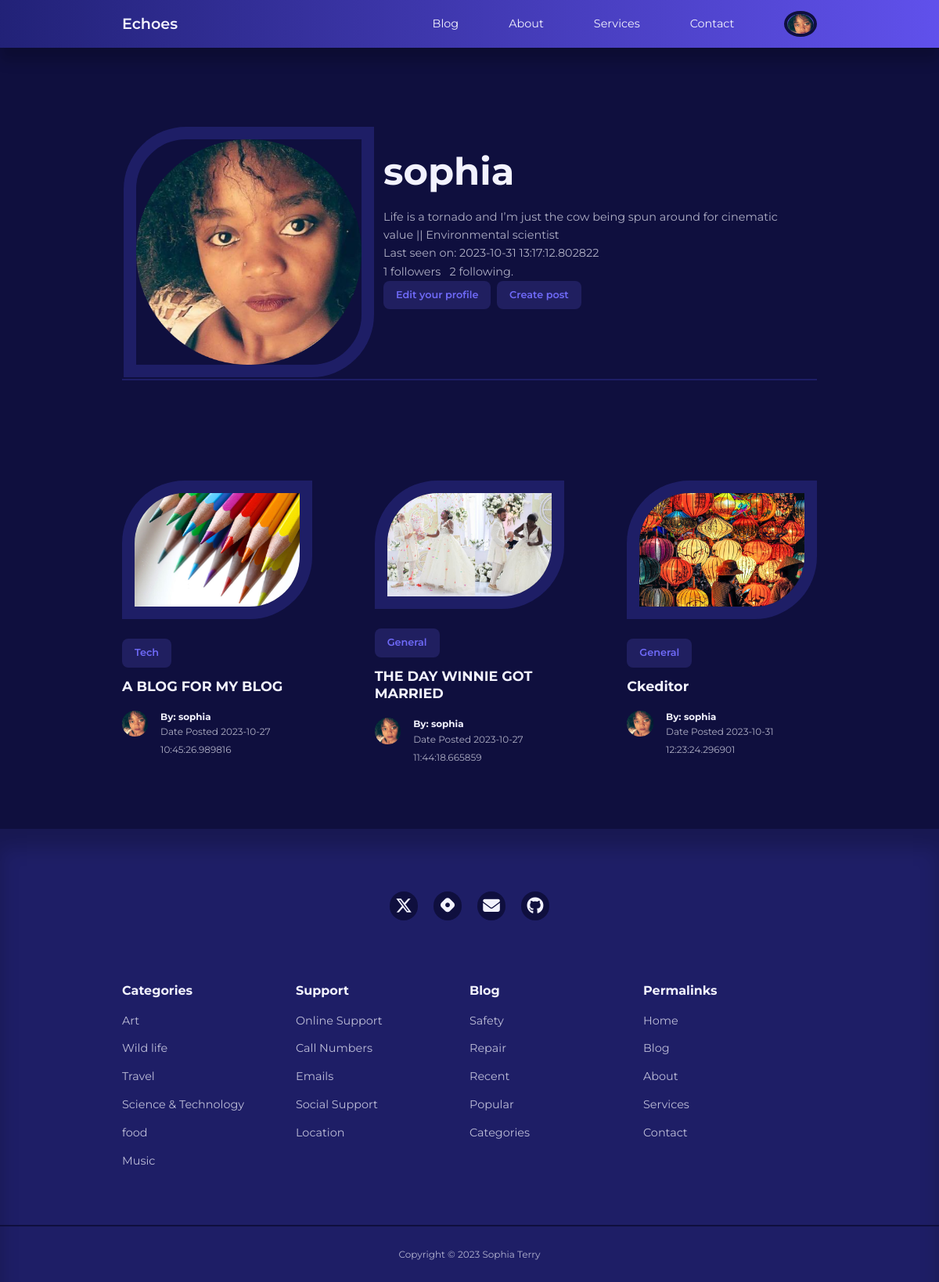
The page /user/sophia (signed in) on the database as committed earlier.
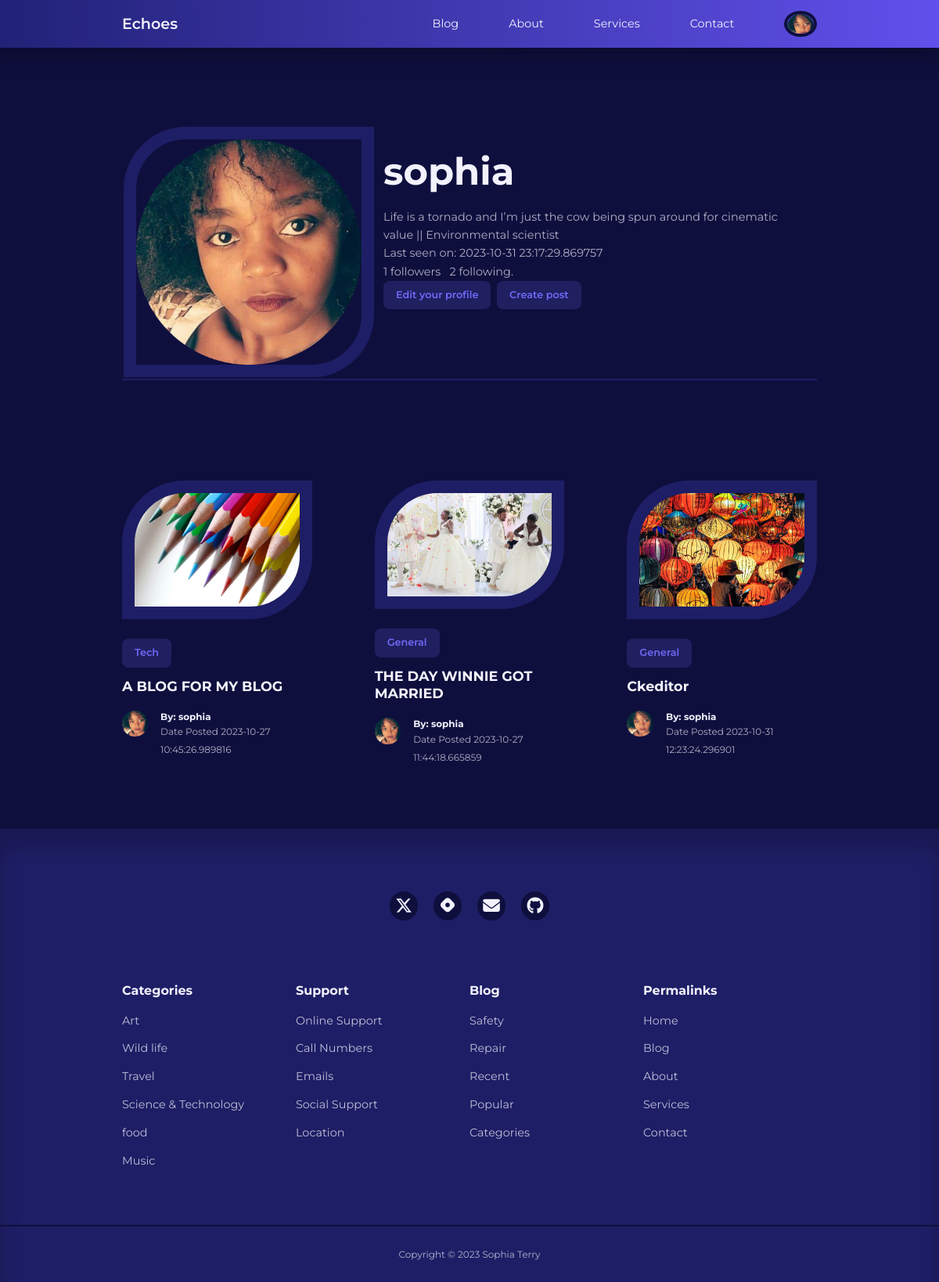
The same page on the database as committed later.
### app/models.py (models this page shows, shortened)
class User(UserMixin, db.Model):
    id = db.Column(db.Integer, primary_key=True)
    username = db.Column(db.String(100), index=True, unique=True)
    email = db.Column(db.String(120), index=True, unique=True)
    password_hash = db.Column(db.String(128))
    role = db.Column(db.String(3))
    picture = db.Column(db.String(120), nullable=True)
    posts = db.relationship('Post', backref='author', lazy='dynamic')
    about_me = db.Column(db.String(140))
    last_seen = db.Column(db.DateTime, default=datetime.utcnow)
    followed = db.relationship(
        'User', secondary=followers,
        primaryjoin=(followers.c.follower_id == id),
        secondaryjoin=(followers.c.followed_id == id),
        backref=db.backref('followers', lazy='dynamic'), lazy='dynamic'
    )

class Post(db.Model):
    id = db.Column(db.Integer, primary_key=True)
    title = db.Column(db.String(120))
    content = db.Column(db.Text)
    image = db.Column(db.String(120), nullable=True)
    timestamp = db.Column(db.DateTime, index=True, default=datetime.utcnow)
    user_id = db.Column(db.Integer, db.ForeignKey('user.id', name='fk_user_id'))
    category_id = db.Column(db.Integer, db.ForeignKey('category.id', name='fk_category_id'))
    category = db.relationship('Category', backref=db.backref('posts', lazy=True))

class Category(db.Model):
    id = db.Column(db.Integer, primary_key=True)
    name = db.Column(db.String(20), unique=True, nullable=False)

### app/routes.py (the view)
@app.route('/user/<username>') #user
@login_required
def profile(username):
    user = User.query.filter_by(username=username).first_or_404()
    posts = user.posts
    authors = [post.author for post in posts]
    form = EmptyForm() # followers
    return render_template('profile.html', user=user, posts=posts, authors=authors,
                            form=form)

### app/models.py (called while the page is built)
@login.user_loader
def load_user(id):
    return User.query.get(int(id))

### app/routes.py (called while the page is built)
@app.before_request
def before_request():
    if current_user.is_authenticated:
        current_user.last_seen = datetime.utcnow()
        db.session.commit()

### app/templates/profile.html (shortened to what this page needs)
{% extends "base.html" %}
{% block content %}
<div class="container profile__container">
    <table>
        <tr valign="top">
            <td>
                {% if current_user.picture %}
                <img class="display__pic" src="{{ url_for('static', filename='images/' + current_user.picture) }}">
                {% else %}
                <img src="{{ url_for('static', filename='/images/default_profile_pc.png') }}" alt="Default Image">
                {% endif %}
            </td>
            <td class="user__table">
                <h1>{{ user.username }}</h1>
                {% if user.about_me %}<p>{{ user.about_me }}</p>{% endif %}
                {% if user.last_seen %}<p>Last seen on: {{ user.last_seen }}</p>{% endif %}
                <p>{{ user.followers.count() }} followers &nbsp; {{ user.followed.count() }} following.</p>
                {% if user == current_user %}
                <p>
                    <a class="link__button" href="{{ url_for('edit_profile') }}">Edit your profile</a>&nbsp;
                     <a class="link__button" href="{{ url_for('add_post') }}">Create post </a>
                </p>
              {% endif %}
            </td>
        </tr>
    </table>
    </div>
 <div>
<section class="posts">
    <div class="container posts__container">
         {% for post in posts %}
        <article class="post">
            <div class="post__thumbnail">
                {% if post.image %}
                <img src="{{ url_for('static', filename='images/' + post.image) }}" alt="Post Image">
                {% else %}
                <img src="{{ url_for('static', filename='/images/blog18.jpg') }}" alt="Default Image">
                {% endif %}
            </div>
            <div class="post__info">
             <a href="{{ url_for('category', category_name=post.category.name) }}" class="category__button">{{ post.category.name}}</a>
                    <h3 class="post__title"><a href="{{ url_for('single_post', post_id=post.id) }}">{{ post.title }}</a></h3>
                    <div class="post__author">
                        <div class="post__author-avator">
                            {% set author = authors[loop.index0] %}
                            {% if current_user.is_authenticated %}
                            <img src="{{ url_for('static', filename='images/' + author.picture) }}" alt="avatar">
                            {% else %}
                            <img src="{{ url_for('static', filename='/images/default_profile_pc.png') }}" alt="Default Image">
                            {% endif %}
                        </div>
                        <div class="post__author-info">
                            <a href="{{ url_for('profile', username=post.author.username) }}">
                            <h5>By: {{post.author.username }}</h5></a>
                            <small>Date Posted {{ post.timestamp }}</small>
                        </div>
                    </div>
                </div>
        </article>
        {% endfor %}
    </div>
</section>
{% endblock %}

### app/templates/base.html (shortened to what this page needs)
<!DOCTYPE html>
<html lang="en">
<head>
    <link rel="stylesheet" href="{{ url_for('static', filename='styles/styles.css')}}">
    <link rel="stylesheet" href="https://unicons.iconscout.com/release/v4.0.8/css/line.css">
</head>
<body>
    {% block navbar %}
    <nav>
        <div class="container nav__container">
            <a href="/index" class="nav__logo">Echoes</a>
            <ul class="nav__items">
                <li><a href="{{ url_for('blog') }}">Blog</a></li>
                <li><a href="{{ url_for('about') }}">About</a></li>
                <li><a href="{{ url_for('services') }}">Services</a></li>
                <li><a href="#contact">Contact</a></li>
                {% if current_user.is_anonymous %}
                <li><a href="{{ url_for('signin') }}">Sign In</a></li>
                {% else %}
                <li class="nav__profile">
                    <div class="avatar">
                        <img src="{{ url_for('static', filename='images/' ~ current_user.picture) }}" alt="">
                    </div>
                        {% endif %}
                </li>
            </ul>
        </div>
    </nav>
    {% endblock %}
     {% block content %}
    {% endblock %}
    {% block footer %}
    <footer>
        <div id="contact" class="footer__socials">
            <a href="https://twitter.com/Mssophia_" target="_blank">
                </a>
            <a href="https://sophiaintech.hashnode.dev/" target="_blank">
                </a>
            <a href="mailto:sophiaterryyu@gmail.com">
                </a>
            <a href="https://github.com/terryyufei" target="_blank">
                </a>
        </div>
        <div class="container footer__container">
            <article>
                <h4>Categories</h4>
                <ul>
                    <li><a href="">Art</a></li>
                    <li><a href="">Wild life</a></li>
                    <li><a href="">Travel</a></li>
                    <li><a href="">Science & Technology</a></li>
                    <li><a href="">food</a></li>
                    <li><a href="">Music</a></li>
                </ul>
            </article>
            <article>
                <h4>Support</h4>
                <ul>
                    <li><a href="">Online Support</a></li>
                    <li><a href="">Call Numbers</a></li>
                    <li><a href="">Emails</a></li>
                    <li><a href="">Social Support</a></li>
                    <li><a href="">Location</a></li>
                </ul>
            </article>
            <article>
                <h4>Blog</h4>
                <ul>
                    <li><a href="">Safety</a></li>
                    <li><a href="">Repair</a></li>
                    <li><a href="">Recent</a></li>
                    <li><a href="">Popular</a></li>
                    <li><a href="">Categories</a></li>
                </ul>
            </article>
            <article>
                <h4>Permalinks</h4>
                <ul>
                    <li><a href="">Home</a></li>
                    <li><a href="">Blog</a></li>
                    <li><a href="">About</a></li>
                    <li><a href="">Services</a></li>
                    <li><a href="">Contact</a></li>
                </ul>
            </article>
        </div>
        <div class="footer__copyright">
            <small>Copyright &copy; 2023 Sophia Terry</small>
        </div>
    </footer>
    {% endblock %}
</body>
</html>

### app/static/styles/styles.css (style rules this page uses)
:root { --color-primary: #6f6af8; --color-primary-light: hsl(242, 91%, 69%, 18%); --color-primary-variant: #5854c7; --color-red: #da0f3f; --color-red-light: hsl(346, 87%, 46%, 15%); --color-green: #00c476; --color-green-light: hsl(156, 100%, 38%, 15%); --color-gray-900: #1e1e66; --color-gray-700: #2d2b7c; --color-gray-300: rgba(242, 242, 254, 0.3); --color-gray-200: rgba(242, 242, 254, 0.7); --color-white: #f2f2fe; --color-bg: #0f0f3e; --transition: all 300ms ease; --container-width-lg: 74%; --container-width-md: 88%; --form-width: 40%; --card-border-radius-1: 0.3rem; --card-border-radius-2: 0.5rem; --card-border-radius-3: 0.8rem; --card-border-radius-4: 2rem; --card-border-radius-5: 5rem; }
* { box-sizing: border-box; margin: 0; padding: 0; outline: 0; border: 0; appearance: 0; list-style: none; text-decoration: none; }
body { font-family: 'Montserrat', sans-serif; line-height: 1.6; color: var(--color-gray-200); overflow-x: hidden; background: var(--color-bg); font-size: 0.9rem; }
.container { width: var(--container-width-lg); max-width: 1800px; margin-inline: auto; }
section { margin-top: 3rem; width: 100vw; }
h1, h2, h3, h4, h5 { color: var(--color-white); line-height: 1.3; }
h1 { font-size: 3rem; margin: 1rem 0; }
h3 { font-size: 1.1rem; margin: 0.8rem 0 0.5rem; }
h4 { font-size: 1rem; }
a { color: var(--color-white); transition: var(--transition); }
img { display: block; width: 100%; object-fit: cover; }
nav { background: linear-gradient(to right, hsl(240, 56%, 30%), hsl(246, 80%, 62%)); width: 100vw; height: 3.8rem; position: fixed; top: 0; z-index: 10; box-shadow: 0 1rem 1rem rgba(0, 0, 0, 0.2); }
.nav__container { height: 100%; display: flex; align-items: center; justify-content: space-between; }
.avatar { width: 2.6rem; height: 2.1rem; border-radius: 50%; overflow: hidden; border: 0.3rem solid var(--color-bg); }
.nav__logo { font-weight: 600; font-size: 1.2rem; }
.nav__items { display: flex; align-items: center; gap: 4rem; }
.nav__profile { position: relative; cursor: pointer; }
.category__button { background: var(--color-primary-light); color: var(--color-primary); display: inline-block; padding: 0.5rem 1rem; border-radius: var(--card-border-radius-2); font-weight: 600; font-size: 0.8rem; text-align: center; }
.post__thumbnail { border-radius: var(--card-border-radius-5) 0; border: 1rem solid var(--color-gray-900); overflow: hidden; margin-bottom: 1.6rem; }
.post__author { display: flex; gap: 1rem; margin-top: 1.2rem; }
.post__author-avator { width: 2.5rem; height: 2.5rem; border-radius: var(--card-border-radius-3); overflow: hidden; }
.posts__container { display: grid; grid-template-columns: repeat(3, 1fr); gap: 5rem; margin-bottom: 5rem; margin-top: 8rem; }
footer { background: var(--color-gray-900); padding: 5rem 0 0; box-shadow: inset 0 1.5rem 1.5rem rgba(0, 0, 0, 0.2); }
.footer__socials { margin-inline: auto; width: fit-content; margin-bottom: 5rem; display: flex; justify-content: space-between; align-items: center; gap: 1.2rem; }
.footer__socials a { background: var(--color-bg); border-radius: 50%; width: 2.3rem; height: 2.3rem; display: flex; align-items: center; justify-content: center; }
.footer__container { display: grid; grid-template-columns: repeat(4, 1fr); }
footer h4 { color: var(--color-white); margin-bottom: 0.6rem; }
footer ul a { opacity: 0.75; }
footer ul li { padding: 0.4rem 0; }
.footer__copyright { text-align: center; padding: 1.5rem 0; border-top: 2px solid var(--color-bg); margin-top: 4rem; }
.profile__container { margin-top: 10rem; border-bottom: 2px solid var(--color-gray-900); }
.display__pic { border-radius: var(--card-border-radius-5) 0; border: 1rem solid var(--color-gray-900); overflow: hidden; height: 20rem; width: 20rem; }
.link__button { background: var(--color-primary-light); color: var(--color-primary); display: inline-block; padding: 0.5rem 1rem; border-radius: var(--card-border-radius-2); font-weight: 600; font-size: 0.8rem; text-align: center; }
.user__table { padding: 10px; }

Rows that differ between the two databases and show on the page:
changed User "sophia": last_seen "2023-10-31 13:17:12.802822" → "2023-10-31 23:17:29.869757"
